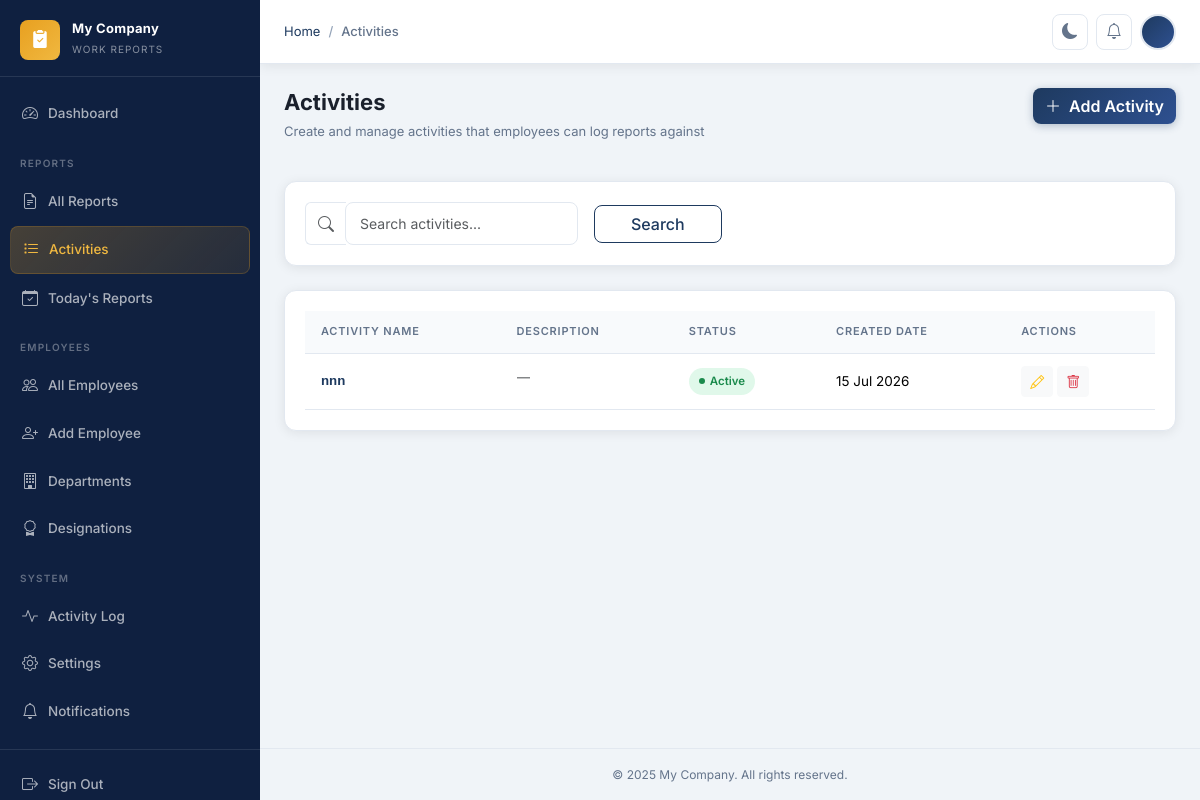
Screenshot of /reports/admin/activities/ (signed in) with the database file from the repository.
### apps/core/models.py (models this page shows, shortened)
class CompanySettings(models.Model):
    company_name = models.CharField(max_length=200, default='My Company')
    company_logo = models.ImageField(upload_to='company/', null=True, blank=True)
    timezone = models.CharField(max_length=100, default='Asia/Kolkata')
    date_format = models.CharField(
        max_length=30,
        default='%d %B %Y',
        help_text='Python strftime format string',
    )
    submission_deadline = models.TimeField(
        default='23:59',
        help_text='Daily report submission deadline (HH:MM)',
    )
    footer_text = models.CharField(
        max_length=300,
        default='© 2025 My Company. All rights reserved.',
    )
    theme = models.CharField(
        max_length=10,
        choices=[('light', 'Light'), ('dark', 'Dark')],
        default='light',
    )
    updated_at = models.DateTimeField(auto_now=True)
    class Meta:
        verbose_name = 'Company Settings'
        verbose_name_plural = 'Company Settings'
    @classmethod
    def get_settings(cls) -> 'CompanySettings':
        obj, _ = cls.objects.get_or_create(pk=1)
        return obj

### apps/reports/models.py (models this page shows, shortened)
class Activity(models.Model):
    name = models.CharField(max_length=100, unique=True)
    description = models.TextField(blank=True)
    is_active = models.BooleanField(default=True)
    created_at = models.DateTimeField(auto_now_add=True)
    updated_at = models.DateTimeField(auto_now=True)
    class Meta:
        verbose_name = 'Activity'
        verbose_name_plural = 'Activities'
        ordering = ['name']

### apps/reports/views.py (the view)
# urls.py: path('admin/activities/', views.AdminActivityListView.as_view(), name='admin_activity_list'),
class AdminActivityListView(AdminRequiredMixin, ListView):
    model = Activity
    template_name = 'reports/admin_activity_list.html'
    context_object_name = 'activities'
    paginate_by = 20
    def get_queryset(self):
        qs = super().get_queryset()
        q = self.request.GET.get('q', '')
        if q:
            qs = qs.filter(name__icontains=q)
        return qs
    def get_context_data(self, **kwargs):
        ctx = super().get_context_data(**kwargs)
        ctx['search_query'] = self.request.GET.get('q', '')
        return ctx

### apps/core/context_processors.py (called while the page is built)
def company_settings(request) -> dict:
    settings_obj = CompanySettings.get_settings()
    return {'company_settings': settings_obj}

### apps/core/mixins.py (called while the page is built)
    def dispatch(self, request, *args, **kwargs):
        if not request.user.is_authenticated:
            return self.handle_no_permission()
        if not request.user.is_staff:
            messages.error(request, 'You do not have permission to access this page.')
            return redirect('dashboard:index')
        return super().dispatch(request, *args, **kwargs)

### apps/notifications/context_processors.py (called while the page is built)
def notifications_count(request) -> dict:
    if request.user.is_authenticated:
        count = request.user.notifications.filter(is_read=False).count()
    else:
        count = 0
    return {'unread_notifications_count': count}

### templates/reports/admin_activity_list.html (shortened to what this page needs)
{% extends 'base.html' %}
{% block breadcrumb %}
  <li class="breadcrumb-item"><a href="{% url 'dashboard:index' %}">Home</a></li>
  <li class="breadcrumb-item active" aria-current="page">Activities</li>
{% endblock %}
{% block content %}
<div class="page-header">
  <div>
    <h1 class="page-title">Activities</h1>
    <p class="page-subtitle">Create and manage activities that employees can log reports against</p>
  </div>
  <div>
    <a href="{% url 'reports:admin_activity_create' %}" class="btn btn-primary">
      <i class="bi bi-plus-lg me-1"></i> Add Activity
    </a>
  </div>
</div>
<div class="card border-0 rounded-custom shadow-sm mb-4 bg-surface">
  <div class="card-body py-3">
    <form method="get" class="row g-3 align-items-center">
      <div class="col-md-6 col-lg-4">
        <div class="input-group">
          <span class="input-group-text bg-transparent border-end-0 border-custom text-muted"><i class="bi bi-search"></i></span>
          <input type="text" name="q" value="{{ search_query }}" class="form-control border-start-0" placeholder="Search activities...">
        </div>
      </div>
      <div class="col-md-6 col-lg-2">
        <button type="submit" class="btn btn-outline-primary w-100">Search</button>
      </div>
    </form>
  </div>
</div>
<div class="card border-0 rounded-custom shadow-sm bg-surface">
  <div class="card-body p-0">
    {% if activities %}
      <div class="table-responsive">
        <table class="table table-hover align-middle mb-0">
          <thead>
            <tr>
              <th>Activity Name</th>
              <th>Description</th>
              <th>Status</th>
              <th>Created Date</th>
              <th>Actions</th>
            </tr>
          </thead>
          <tbody>
            {% for act in activities %}
              <tr>
                <td><strong class="text-primary-custom font-monospace">{{ act.name }}</strong></td>
                <td><span class="text-muted text-truncate d-inline-block" style="max-width: 300px;">{{ act.description|default:"—" }}</span></td>
                <td>
                  {% if act.is_active %}
                    <span class="status-pill badge-active text-success">Active</span>
                  {% else %}
                    <span class="status-pill badge-inactive text-danger">Inactive</span>
                  {% endif %}
                </td>
                <td>{{ act.created_at|date:"d M Y" }}</td>
                <td>
                  <div class="d-flex gap-1">
                    <a href="{% url 'reports:admin_activity_update' act.pk %}" class="btn btn-light btn-sm text-warning" data-bs-toggle="tooltip" title="Edit"><i class="bi bi-pencil"></i></a>
                    <a href="{% url 'reports:admin_activity_delete' act.pk %}" class="btn btn-light btn-sm text-danger" data-bs-toggle="tooltip" title="Delete"><i class="bi bi-trash"></i></a>
                  </div>
                </td>
              </tr>
            {% endfor %}
          </tbody>
        </table>
      </div>
    {% else %}
      <div class="empty-state">
        <i class="bi bi-list-task empty-state-icon"></i>
        <h3 class="empty-state-title">No Activities Found</h3>
        <p class="empty-state-text">No activities match your search criteria. Create one using the button above.</p>
      </div>
    {% endif %}
  </div>
</div>
{% endblock %}

### templates/base.html (shortened to what this page needs)
{% load static %}
<!DOCTYPE html>
<html lang="en" data-theme="light">
<head>
  <link rel="stylesheet" href="https://cdn.jsdelivr.net/npm/bootstrap@5.3.3/dist/css/bootstrap.min.css" />
  <link rel="stylesheet" href="https://cdn.jsdelivr.net/npm/bootstrap-icons@1.11.3/font/bootstrap-icons.min.css" />
  <link rel="stylesheet" href="{% static 'css/style.css' %}?v=2" />
</head>
<body>
<div class="layout">
  <aside class="sidebar" id="sidebar">
    <a class="sidebar-brand" href="{% url 'dashboard:index' %}">
      <div class="sidebar-brand-icon">
        <i class="bi bi-clipboard2-check-fill"></i>
      </div>
      <div class="sidebar-brand-text">
        <span class="sidebar-brand-name">{{ company_settings.company_name }}</span>
        <span class="sidebar-brand-sub">Work Reports</span>
      </div>
    </a>
    <nav class="sidebar-nav">
      <div class="nav-item">
        <a href="{% url 'dashboard:index' %}" class="nav-link {% if request.resolver_match.namespace == 'dashboard' %}active{% endif %}">
          <i class="bi bi-speedometer2"></i> Dashboard
        </a>
      </div>
      {% if request.user.is_staff %}
      <div class="sidebar-section-label">Reports</div>
      <div class="nav-item">
        <a href="{% url 'reports:admin_report_list' %}" class="nav-link {% if 'reports' in request.path and 'activities' not in request.path %}active{% endif %}">
          <i class="bi bi-file-earmark-text"></i> All Reports
        </a>
      </div>
      <div class="nav-item">
        <a href="{% url 'reports:admin_activity_list' %}" class="nav-link {% if 'activities' in request.path %}active{% endif %}">
          <i class="bi bi-list-task"></i> Activities
        </a>
      </div>
      <div class="nav-item">
        <a href="{% url 'reports:admin_report_list' %}?date_range=today" class="nav-link">
          <i class="bi bi-calendar-check"></i> Today's Reports
        </a>
      </div>
      <div class="sidebar-section-label">Employees</div>
      <div class="nav-item">
        <a href="{% url 'employees:employee_list' %}" class="nav-link {% if 'employees' in request.path and 'departments' not in request.path and 'designations' not in request.path %}active{% endif %}">
          <i class="bi bi-people"></i> All Employees
        </a>
      </div>
      <div class="nav-item">
        <a href="{% url 'employees:employee_add' %}" class="nav-link">
          <i class="bi bi-person-plus"></i> Add Employee
        </a>
      </div>
      <div class="nav-item">
        <a href="{% url 'employees:department_list' %}" class="nav-link {% if 'departments' in request.path %}active{% endif %}">
          <i class="bi bi-building"></i> Departments
        </a>
      </div>
      <div class="nav-item">
        <a href="{% url 'employees:designation_list' %}" class="nav-link {% if 'designations' in request.path %}active{% endif %}">
          <i class="bi bi-award"></i> Designations
        </a>
      </div>
      <div class="sidebar-section-label">System</div>
      <div class="nav-item">
        <a href="{% url 'core:activity_log' %}" class="nav-link {% if 'activity-log' in request.path %}active{% endif %}">
          <i class="bi bi-activity"></i> Activity Log
        </a>
      </div>
      <div class="nav-item">
        <a href="{% url 'core:settings' %}" class="nav-link {% if 'settings' in request.path %}active{% endif %}">
          <i class="bi bi-gear"></i> Settings
        </a>
      </div>
      {% endif %}
      <div class="nav-item">
        <a href="{% url 'notifications:notification_list' %}" class="nav-link {% if 'notifications' in request.path %}active{% endif %}">
          <i class="bi bi-bell"></i> Notifications
        </a>
      </div>
    </nav>
    <div class="sidebar-footer">
      <form method="post" action="{% url 'accounts:logout' %}" class="nav-item m-0">
        <button type="submit" class="nav-link w-100 border-0 bg-transparent text-start">
          <i class="bi bi-box-arrow-right"></i> Sign Out
        </button>
      </form>
    </div>
  </aside>
  <div class="main-content">
    <header class="topbar">
      <div class="breadcrumb-wrapper">
        <nav aria-label="breadcrumb">
          <ol class="breadcrumb">
            {% block breadcrumb %}{% endblock %}
          </ol>
        </nav>
      </div>
      <div class="topbar-actions">
        <button class="theme-toggle" id="theme-toggle" aria-label="Toggle dark mode">
          <i class="bi bi-moon-fill" id="theme-icon"></i>
        </button>
        <a href="{% url 'notifications:notification_list' %}" class="topbar-btn" title="Notifications">
          <i class="bi bi-bell"></i>
        </a>
        <div class="dropdown">
          <div class="user-avatar" data-bs-toggle="dropdown" aria-expanded="false" id="user-avatar-btn">
          </div>
        </div>
      </div>
    </header>
    <div class="toast-container position-fixed top-0 end-0 p-3" style="z-index:9998;">
    </div>
    <main class="page-content">
      {% block content %}{% endblock %}
    </main>
    <footer class="py-3 px-4 text-center" style="border-top:1px solid var(--border);font-size:12px;color:var(--text-muted);">
      {{ company_settings.footer_text }}
    </footer>
  </div>
</div>
</body>
</html>

### rows the page displays
CompanySettings: company_name "My Company", footer_text "© 2025 My Company. All rights reserved."
Activity: name "nnn", description "—", is_active "Active", created_at "15 Jul 2026"
